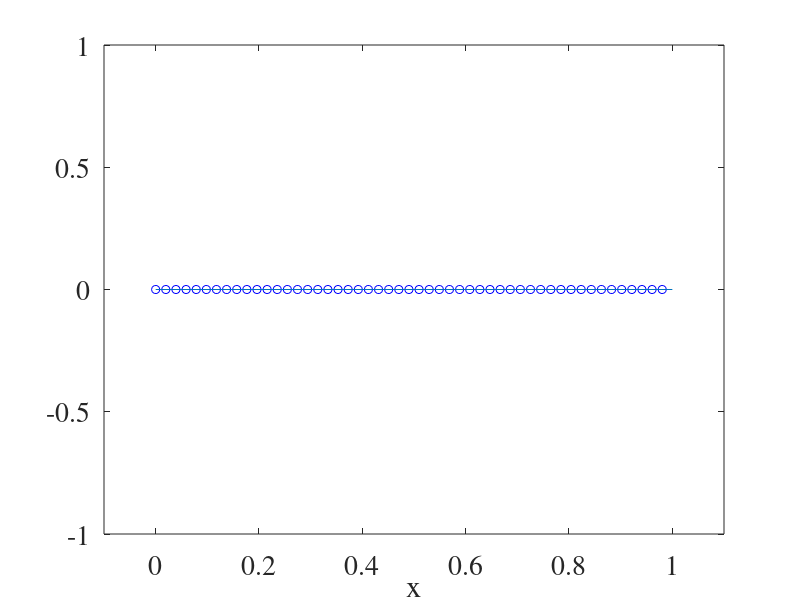

Write the MATLAB code that produced this figure. (Note: this script raises an error after producing the figure.)
% Ex2d.m ... 3rd order downwind finite difference example on periodic
% advection

% clean up
clear all
 close all

% default plot attributes
set(0,'defaultaxesfontname','times');
set(0,'defaultaxesfontsize',20);
figID = 1;
Nx = 51;
L  = 1;
dx = L/Nx;
x  = dx*linspace(0,Nx-1,Nx).';
PeriodicFlag = 1;
figure(figID); clf; figID = figID + 1;
plot(x,0*x,'bo');
line([0 1],[0 0]);
axis([-0.1 1.1 -1 1]);
xlabel('x');

% construct operator
D1 = DownwindBiased3(Nx,dx,PeriodicFlag);
figure(figID); clf; figID = figID + 1;
spy(D1)

% plot the eigenvalues of D
[V,D] = eig(D1);
figure(figID); clf; figID = figID + 1;
plot(real(diag(D)),imag(diag(D)),'bo');
%axis([-1 1 -60 60]);
xlabel('Real\{\lambda\}')
ylabel('Imag\{\lambda\}')
print('-dpng','EigenvalueSpectrumDownwind.png');

% compute analytical eigenvalues/eigenvectors
b = D1(1,:);
nn = 0:Nx-1;
for n = 1:Nx
    lambda(n) = sum(b.*exp(i*2*pi*nn*(n-1)/Nx));
end
[J,N]=meshgrid(0:Nx-1,0:Nx-1);
X = exp(i*J.*(2*pi*N./Nx));
figure(figID); clf; figID = figID + 1;
for n = 1:2
    for m = 1:2
      jj = (n-1)*2 + m;
      subplot(2,2,jj);
      plot(x,real(X(:,jj)),'b-o',x,imag(X(:,jj)),'k-s');
      title(sprintf('\\lambda = %4.2f + %4.2f i',real(lambda(jj)),imag(lambda(jj))));
    end
end

figure(figID); clf; figID = figID + 1;
jj = floor((Nx+1)/4+1);
plot(x,real(X(:,jj)),'b-o',x,imag(X(:,jj)),'k-s');
title(sprintf('\\lambda = %4.2f + %4.2f i',real(lambda(jj)),imag(lambda(jj))));
print('-dpng','Nyquist.png');

% solve ODE using first non-constant eigenvector as IC
u0 = real(X(:,2));
[t,u] = ode45(@(t,y) advODE(t,y,D1),linspace(0,1,100),u0);
figure(figID); clf; figID = figID + 1;
for n = 1:length(t)
    [xx,ii] = sort(mod(x+t(n),1));
    plot(x,u(n,:),'b-o',xx,u0(ii),'k-')
    axis([-0.1 1.1 -1.1 1.1]);
    pause(0.1)
    if (n == 1)
        xlabel('x');
        ylabel('u');
    end
end

[t,u] = ode45(@(t,y) advODE(t,y,D1),linspace(0,100,11),u0);
figure(figID); clf; figID = figID + 1;
for n = 1:length(t)
    plot(x,u(n,:));
    hold on
end
xlabel('x');
ylabel('u');
title('Solution at t = 0, 10, ..., 100');

% solve ODE using first non-constant eigenvector as IC
u0 = exp(-(x-0.5).^2/0.1^2);
[t,u] = ode45(@(t,y) advODE(t,y,D1),linspace(0,1,100),u0);
figure(figID); clf; figID = figID + 1;
for n = 1:length(t)
    [xx,ii] = sort(mod(x+t(n),1));
    plot(x,u(n,:),'b-o',xx,u0(ii),'k-')
    axis([-0.1 1.1 -0.1 1.1]);
    pause(0.1)
    if (n == 1)
        xlabel('x');
        ylabel('u');
    end
end
xlabel('x');
ylabel('u');

figure(figID); clf; figID = figID + 1;
jj = 1:(Nx+1)/2;
kdx = 2*pi*(jj-1)/Nx;
plot(kdx,dx*imag(lambda(1:(Nx+1)/2)),'b-o',kdx,kdx,'k-')
xlabel('k_m dx');
ylabel('k_m dx, Imag\{\lambda_m\} dx')
axis([0 pi 0 pi]);
title('Modified Wavenumber')

jj = floor((Nx+1)/4+1);
u0 = real(X(:,jj));
[t,u] = ode45(@(t,y) advODE(t,y,D1),linspace(0,1,100),u0);
figure(figID); clf; figID = figID + 1;
for n = 1:length(t)
    [xx,ii] = sort(mod(x+t(n),1));
    plot(x,u(n,:),'b-o',xx,u0(ii),'k-')
    axis([-0.1 1.1 -1.1 1.1]);
    pause(0.1)
    if (n == 1)
        xlabel('x');
        ylabel('u');
    end
end
xlabel('x');
ylabel('u');

